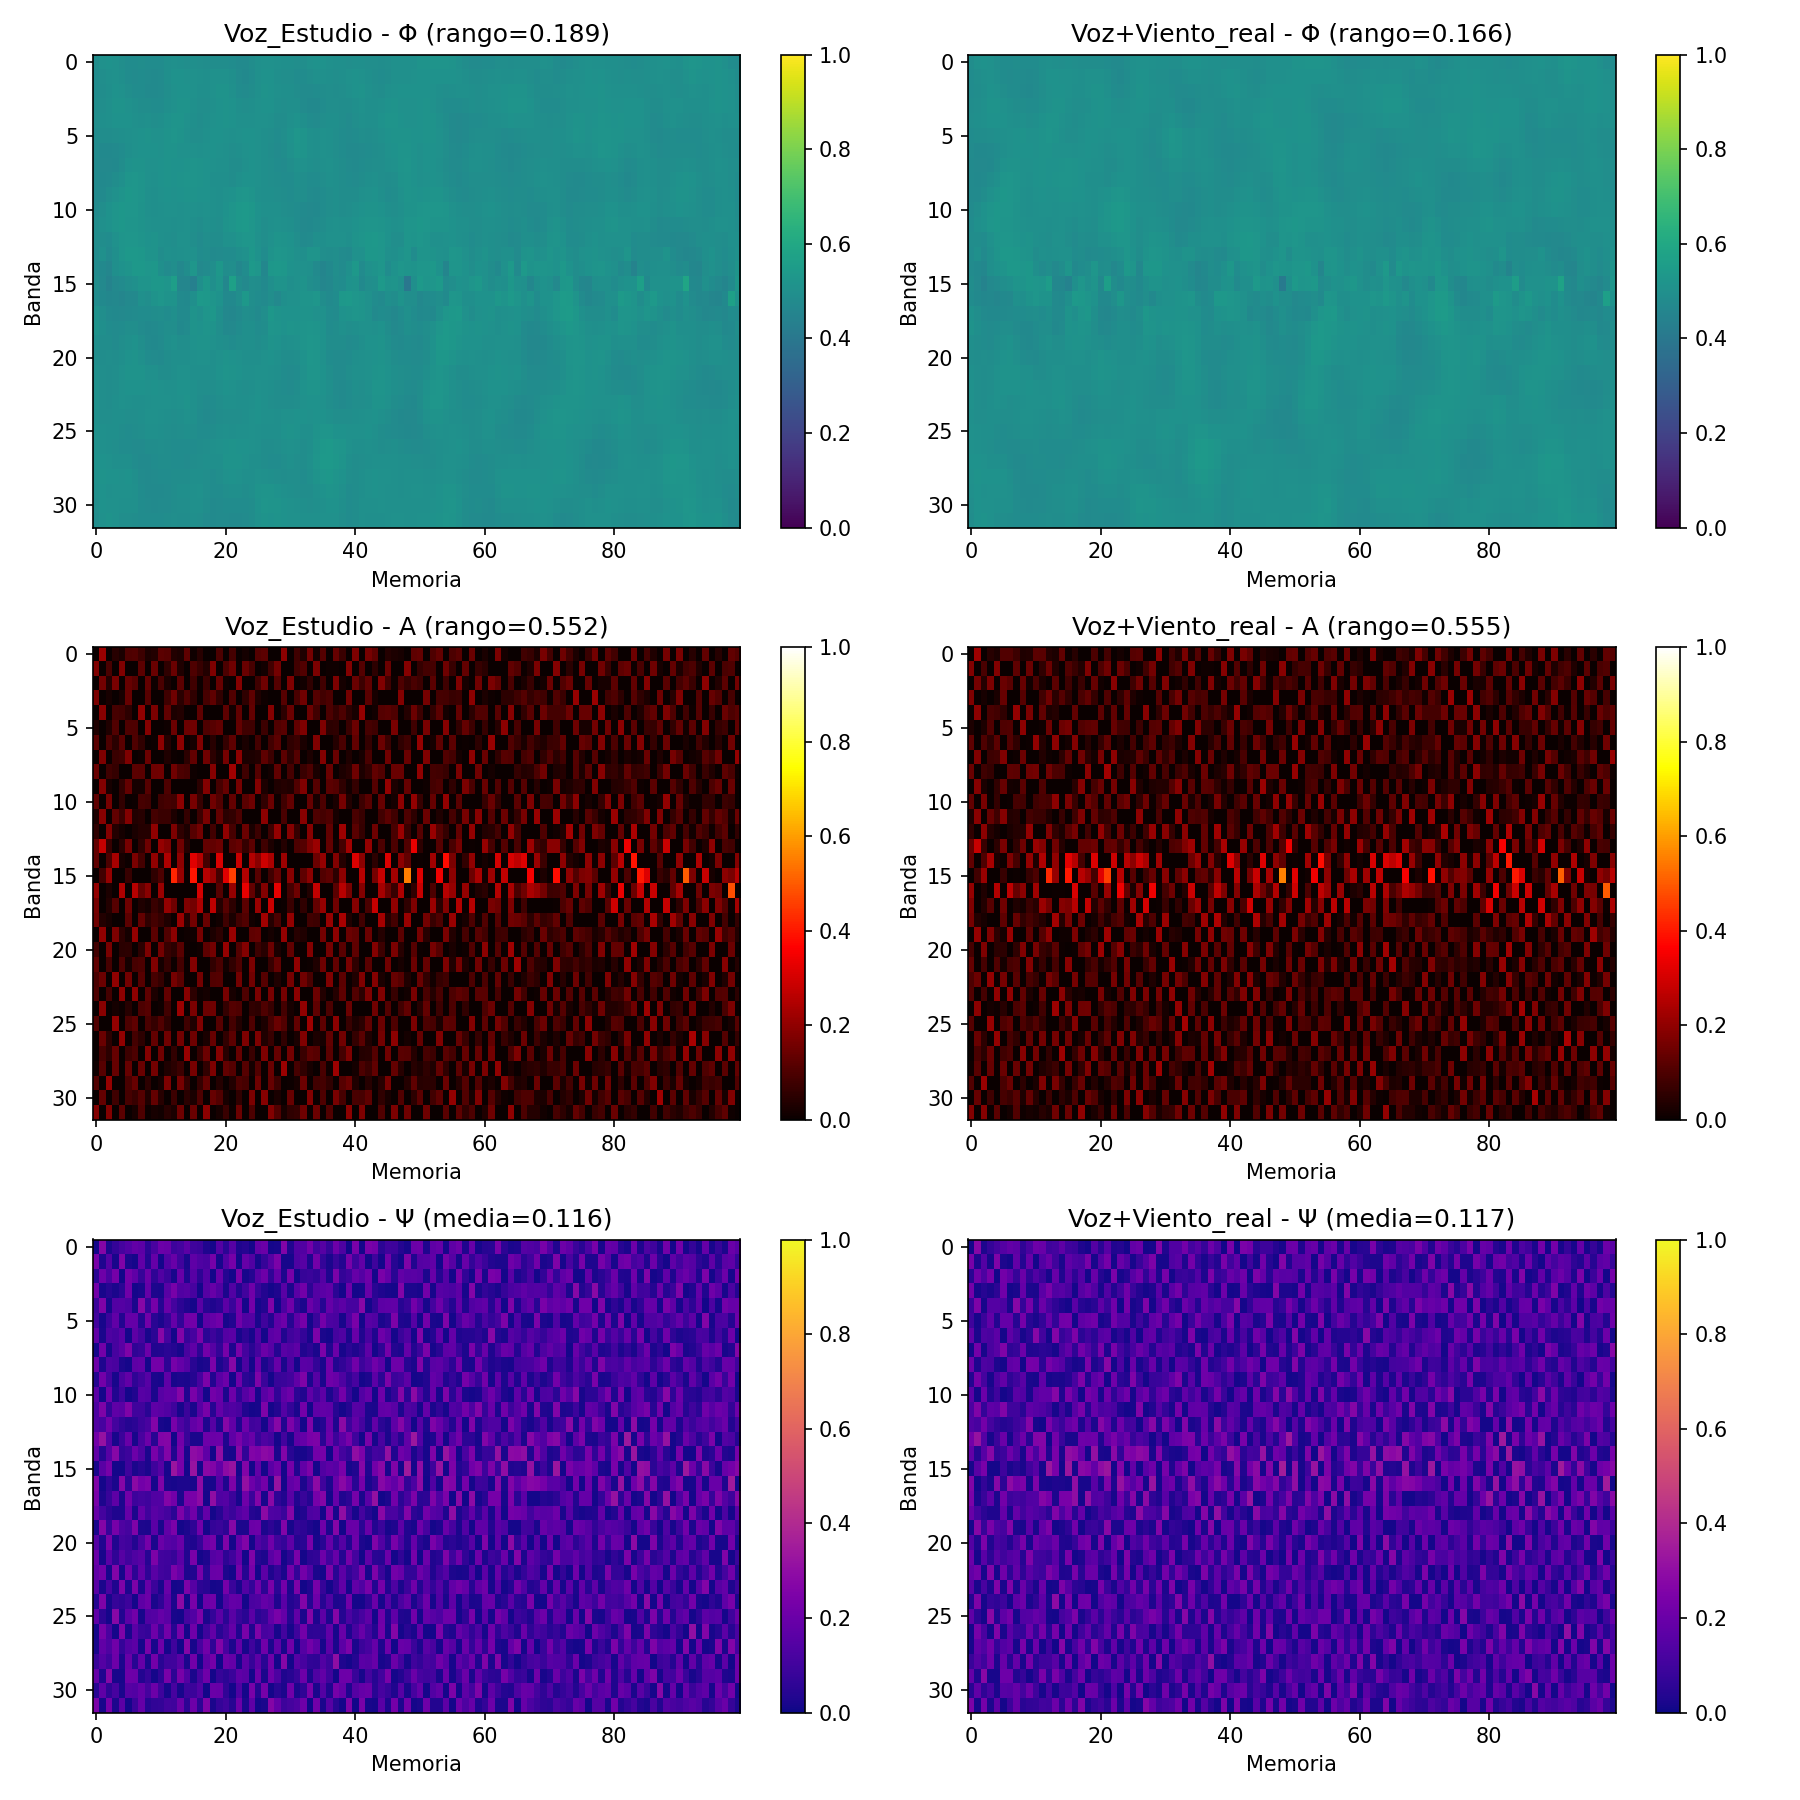

This figure's Python source:
#!/usr/bin/env python3
"""
VSTCosmo - v21.2: Ψ como restricción de evolución (corregido)
Ψ bloquea el cambio donde ha habido persistencia.
Generación dependiente de Ψ (baja donde hay memoria).
"""

import numpy as np
import scipy.io.wavfile as wav
import matplotlib.pyplot as plt
import warnings
warnings.filterwarnings('ignore')

# ============================================================
# PARÁMETROS CORREGIDOS
# ============================================================
DIM_FREQ = 32
DIM_TIME = 100
DT = 0.01
DURACION_SIM = 30.0
N_PASOS = int(DURACION_SIM / DT)

DECAIMIENTO_PHI = 0.01
GANANCIA_GENERACION = 0.05   # MUY BAJA
GANANCIA_SOSTENIMIENTO = 0.25
DIFUSION_BASE = 0.20

REFUERZO_A = 0.15
INHIBICION_A = 0.2
DIFUSION_A = 0.08
FUERZA_RELIEVE = 0.08
LIMITE_ATENCION = DIM_FREQ * DIM_TIME * 0.35
INHIB_GLOBAL = 0.5
LIMITE_MIN = 0.0
LIMITE_MAX = 1.0

MOD_DECAY = 1.0
MOD_GENERACION = 1.5        # la entrada potencia la generación

# Parámetros de Ψ
TASA_CRECIMIENTO = 0.10
TASA_DISIPACION = 0.03
GANANCIA_HISTORIA = 0.5      # cuánto Ψ favorece la generación
FUERZA_HISTORIA = 0.1

# Restricción fuerte
BLOQUEO_MAXIMO = 0.8         # Ψ puede bloquear hasta 80% del cambio

ENTRADAS = ["Silencio", "Viento_puro", "Voz_Estudio", "Voz+Viento_real"]

# ============================================================
# FUNCIONES
# ============================================================
def cargar_audio(ruta):
    sr, data = wav.read(ruta)
    if data.dtype == np.int16:
        data = data.astype(np.float32) / 32768.0
    if data.ndim == 2:
        data = data.mean(axis=1)
    max_val = np.max(np.abs(data))
    if max_val > 0:
        data = data / max_val
    return sr, data

def inicializar_campo():
    np.random.seed(42)
    return np.random.rand(DIM_FREQ, DIM_TIME) * 0.2 + 0.4

def inicializar_atencion():
    return np.ones((DIM_FREQ, DIM_TIME), dtype=np.float32) * 0.1

def inicializar_memoria():
    return np.zeros((DIM_FREQ, DIM_TIME), dtype=np.float32)

def vecinos(X):
    return (np.roll(X, 1, axis=0) + np.roll(X, -1, axis=0) +
            np.roll(X, 1, axis=1) + np.roll(X, -1, axis=1)) / 4.0

def perfil_modulacion(muestra):
    m = (muestra + 1.0) / 2.0
    m = np.clip(m, 0.0, 1.0)
    banda = int(m * (DIM_FREQ - 1))
    perfil = np.zeros(DIM_FREQ)
    for i in range(DIM_FREQ):
        distancia = min(abs(i - banda), DIM_FREQ - abs(i - banda))
        perfil[i] = np.exp(-(distancia ** 2) / 8.0)
    return perfil

def actualizar_memoria(Psi, Phi, A):
    """Ψ crece donde el cambio local es pequeño y A está presente."""
    cambio_local = np.abs(Phi - vecinos(Phi))
    cambio_norm = cambio_local / (cambio_local + 0.1)
    
    dPsi = (TASA_CRECIMIENTO * A * (1 - cambio_norm) * (1 - Psi) -
            TASA_DISIPACION * Psi) * DT
    Psi = Psi + dPsi
    return np.clip(Psi, 0.0, 1.0)

def actualizar_campo(Phi, A, muestra, Psi):
    perfil = perfil_modulacion(muestra)
    promedio_local = vecinos(Phi)
    perfil_2d = perfil.reshape(-1, 1)
    
    # Difusión
    difusion = DIFUSION_BASE * (promedio_local - Phi)
    
    # Generación: depende de Ψ (baja donde hay memoria) y de la entrada
    desviacion = Phi - promedio_local
    generacion_base = GANANCIA_GENERACION * desviacion * (1 - desviacion**2)
    mod_entrada = (1 + MOD_GENERACION * perfil_2d)
    mod_memoria = (1 - GANANCIA_HISTORIA * Psi)   # donde hay memoria, menos generación
    generacion = generacion_base * mod_entrada * mod_memoria
    
    # Decaimiento modulado por entrada
    mod_entrada_decay = 1 - MOD_DECAY * perfil_2d
    decaimiento = -DECAIMIENTO_PHI * (Phi - promedio_local) * mod_entrada_decay
    
    # Sostenimiento por A
    sostenimiento = GANANCIA_SOSTENIMIENTO * A * (Phi - promedio_local)
    
    dPhi_propuesto = difusion + generacion + decaimiento + sostenimiento
    
    # Restricción: Ψ bloquea el cambio
    dPhi_real = dPhi_propuesto * (1 - BLOQUEO_MAXIMO * Psi)
    
    Phi = Phi + DT * dPhi_real
    return np.clip(Phi, LIMITE_MIN, LIMITE_MAX)

def actualizar_atencion(A, Phi, Psi):
    vA = vecinos(A)
    auto = REFUERZO_A * A * (1.0 - A)
    inhib_local = -INHIBICION_A * vA
    difusion = DIFUSION_A * (vA - A)
    
    relieve_local = np.abs(Phi - vecinos(Phi))
    max_relieve = np.max(relieve_local)
    if max_relieve > 0:
        relieve_local = relieve_local / max_relieve
    
    acoplamiento_relieve = FUERZA_RELIEVE * (relieve_local - A)
    acoplamiento_historia = FUERZA_HISTORIA * (Psi - A)
    
    dA = auto + inhib_local + difusion + acoplamiento_relieve + acoplamiento_historia
    
    atencion_total = np.sum(A)
    if atencion_total > LIMITE_ATENCION:
        exceso = (atencion_total - LIMITE_ATENCION) / LIMITE_ATENCION
        dA += -INHIB_GLOBAL * exceso * A
    
    dA += np.random.randn(*A.shape) * 0.001
    A = A + DT * dA
    return np.clip(A, LIMITE_MIN, LIMITE_MAX)

def simular(entrada, sr, num_pasos=N_PASOS):
    Phi = inicializar_campo()
    A = inicializar_atencion()
    Psi = inicializar_memoria()
    
    audio = entrada['audio'] if entrada['tipo'] != 'Silencio' else np.zeros(int(sr * DURACION_SIM))
    
    for paso in range(num_pasos):
        t = paso * DT
        if entrada['tipo'] != 'Silencio':
            idx = int(t * sr)
            idx = min(idx, len(audio) - 1)
            muestra = audio[idx] if idx >= 0 else 0.0
        else:
            muestra = 0.0
        
        A = actualizar_atencion(A, Phi, Psi)
        Phi = actualizar_campo(Phi, A, muestra, Psi)
        Psi = actualizar_memoria(Psi, Phi, A)
    
    rango_phi = np.max(Phi) - np.min(Phi)
    rango_a = np.max(A) - np.min(A)
    media_a = np.mean(A)
    media_psi = np.mean(Psi)
    return rango_phi, rango_a, media_a, media_psi, Phi, A, Psi

def cargar_entradas():
    entradas = []
    sr_ref = 48000
    for nombre in ENTRADAS:
        if nombre == "Silencio":
            entradas.append({"tipo": nombre, "audio": None, "sr": sr_ref})
        elif nombre == "Viento_puro":
            sr, audio = cargar_audio('Viento.wav')
            entradas.append({"tipo": nombre, "audio": audio, "sr": sr})
        elif nombre == "Voz_Estudio":
            sr, audio = cargar_audio('Voz_Estudio.wav')
            entradas.append({"tipo": nombre, "audio": audio, "sr": sr})
        elif nombre == "Voz+Viento_real":
            sr, audio = cargar_audio('Voz+Viento_1.wav')
            entradas.append({"tipo": nombre, "audio": audio, "sr": sr})
    return entradas

# ============================================================
# MAIN
# ============================================================
def main():
    print("=" * 100)
    print("VSTCosmo - v21.2: Ψ como restricción (corregido)")
    print("Generación dependiente de Ψ (memoria inhibe generación)")
    print("=" * 100)
    
    entradas = cargar_entradas()
    
    print("\nParámetros clave:")
    print(f"  GANANCIA_GENERACION = {GANANCIA_GENERACION}")
    print(f"  MOD_GENERACION = {MOD_GENERACION}")
    print(f"  BLOQUEO_MAXIMO = {BLOQUEO_MAXIMO}")
    print(f"  GANANCIA_HISTORIA = {GANANCIA_HISTORIA}")
    print("-" * 100)
    
    resultados = []
    mapas = {}
    
    for e in entradas:
        rphi, ra, media_a, media_psi, Phi, A, Psi = simular(e, e['sr'])
        resultados.append({
            'tipo': e['tipo'],
            'rango_phi': rphi,
            'rango_a': ra,
            'media_a': media_a,
            'media_psi': media_psi
        })
        mapas[e['tipo']] = (Phi, A, Psi)
        print(f"{e['tipo']:20} | rango Φ={rphi:.4f} | rango A={ra:.4f} | media A={media_a:.4f} | media Ψ={media_psi:.4f}")
    
    print("\n" + "=" * 100)
    print("COMPARATIVA DE RÉGIMEN")
    print("=" * 100)
    
    for r in resultados:
        print(f"{r['tipo']:20} | rango Φ={r['rango_phi']:.4f} | rango A={r['rango_a']:.4f} | media A={r['media_a']:.4f} | media Ψ={r['media_psi']:.4f}")
    
    # Visualización de mapas
    print("\n[Generando mapas...]")
    fig, axes = plt.subplots(3, 2, figsize=(12, 12))
    
    tipos = ["Voz_Estudio", "Voz+Viento_real"]
    for i, tipo in enumerate(tipos):
        Phi, A, Psi = mapas[tipo]
        
        im1 = axes[0, i].imshow(Phi, aspect='auto', cmap='viridis', vmin=0, vmax=1)
        axes[0, i].set_title(f'{tipo} - Φ (rango={np.max(Phi)-np.min(Phi):.3f})')
        axes[0, i].set_xlabel('Memoria')
        axes[0, i].set_ylabel('Banda')
        plt.colorbar(im1, ax=axes[0, i])
        
        im2 = axes[1, i].imshow(A, aspect='auto', cmap='hot', vmin=0, vmax=1)
        axes[1, i].set_title(f'{tipo} - A (rango={np.max(A)-np.min(A):.3f})')
        axes[1, i].set_xlabel('Memoria')
        axes[1, i].set_ylabel('Banda')
        plt.colorbar(im2, ax=axes[1, i])
        
        im3 = axes[2, i].imshow(Psi, aspect='auto', cmap='plasma', vmin=0, vmax=1)
        axes[2, i].set_title(f'{tipo} - Ψ (media={np.mean(Psi):.3f})')
        axes[2, i].set_xlabel('Memoria')
        axes[2, i].set_ylabel('Banda')
        plt.colorbar(im3, ax=axes[2, i])
    
    plt.tight_layout()
    plt.savefig('v21_restriccion_corregido.png', dpi=150)
    print("  Gráfico guardado: v21_restriccion_corregido.png")
    
    print("\n" + "=" * 100)
    print("EXPERIMENTO COMPLETADO")
    print("=" * 100)

if __name__ == "__main__":
    main()
